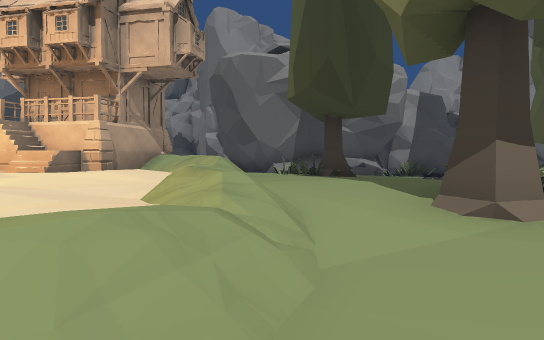
[1] (above)

24 first-person views from a walk through a 3-D level made in the Unity game engine. The camera is 1.4 m above the floor, tilts 2° down and sees 70° across. The floor is counted in squares, 2 m on a side. Each view is taken from the middle of a square. On the plan, view 1 faces up. The plan holds only what a view shows up to about 11 squares ahead; the rest is blank. The place goes on beyond the plan.

[2]
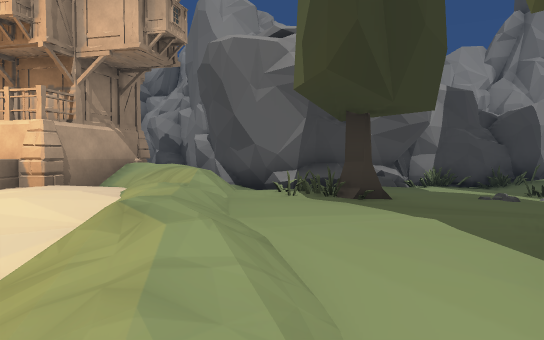

[3]
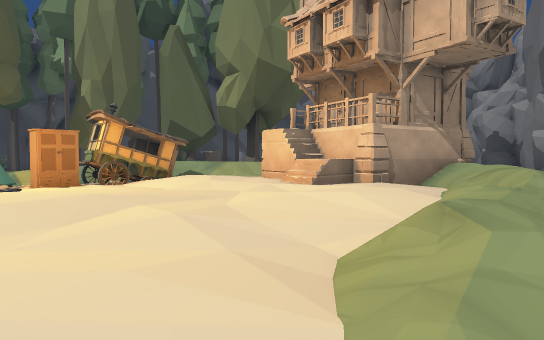

[4]
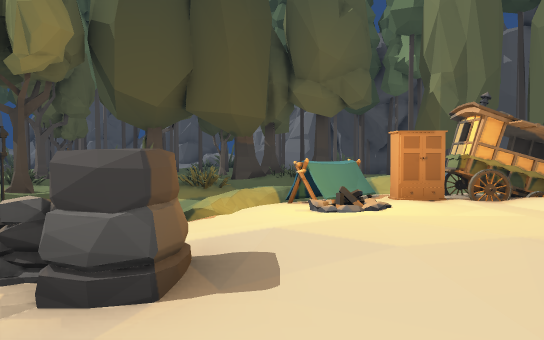

[5]
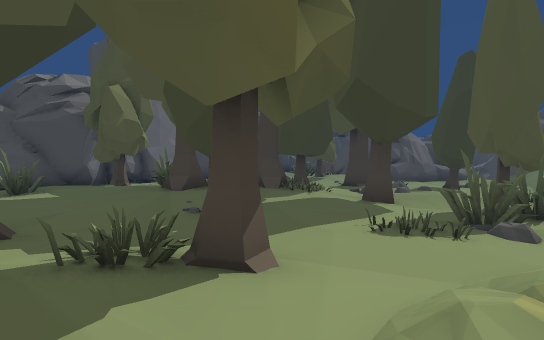

[6]
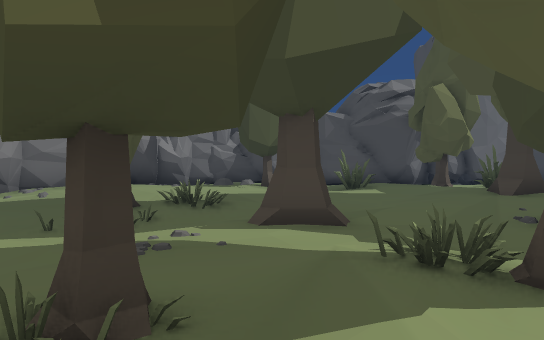

[7]
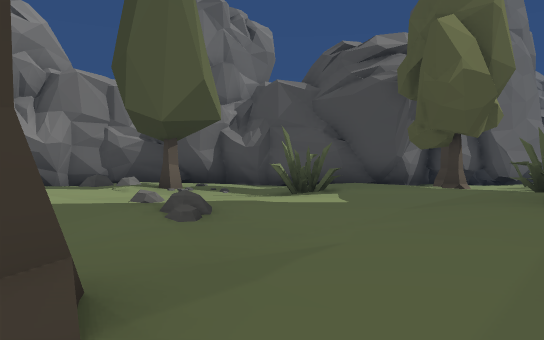

[8]
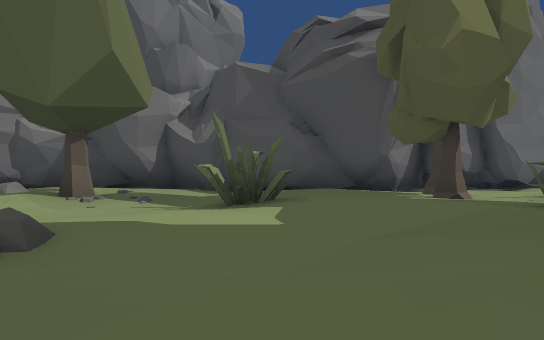

[9]
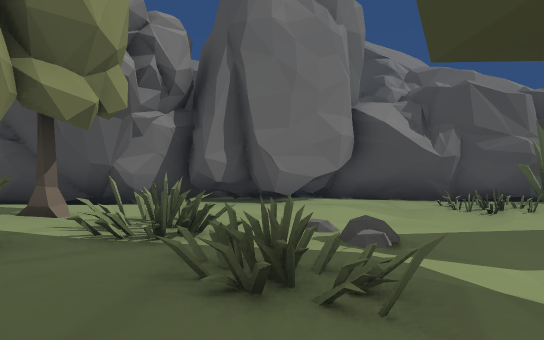

[10]
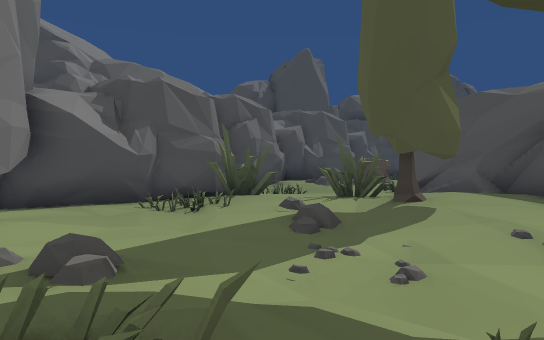

[11]
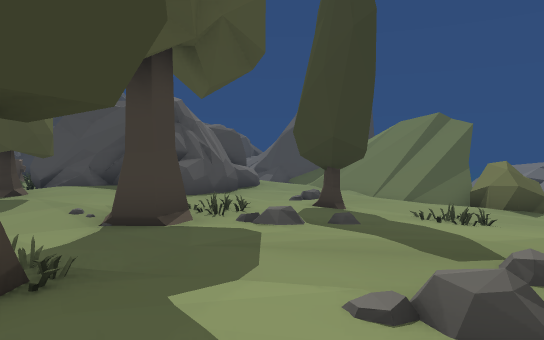

[12]
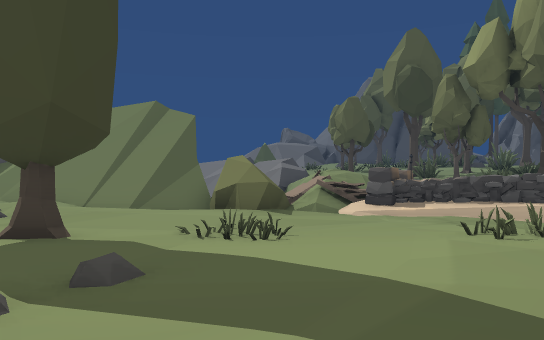

[13]
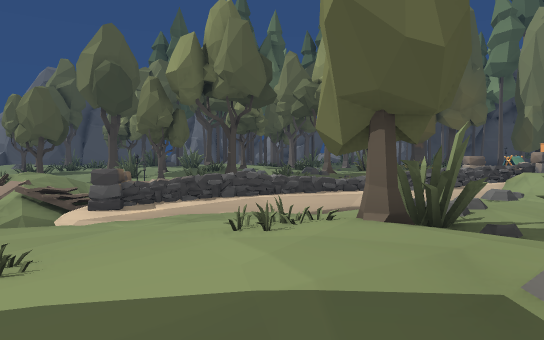

[14]
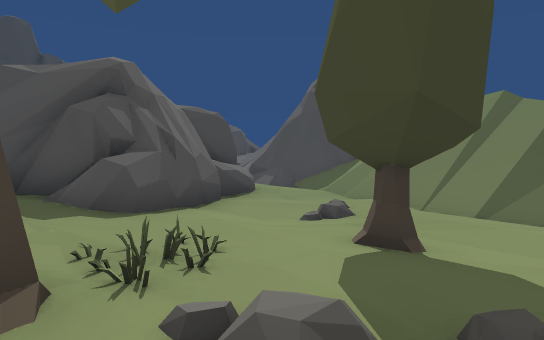

[15]
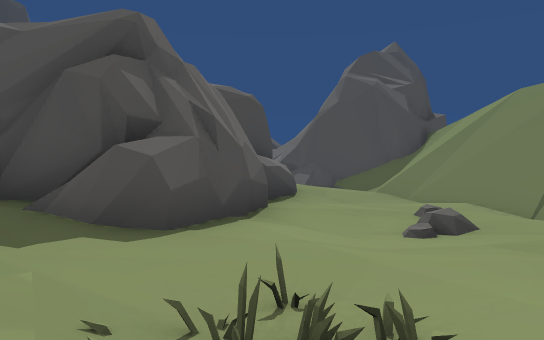

[16]
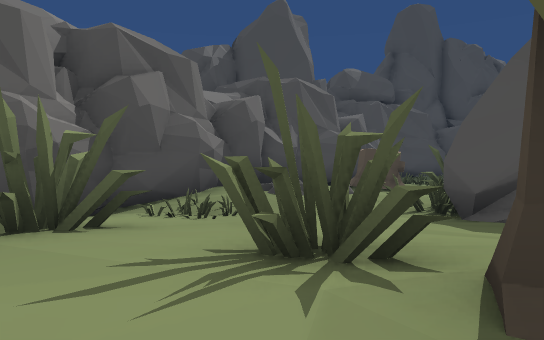

[17]
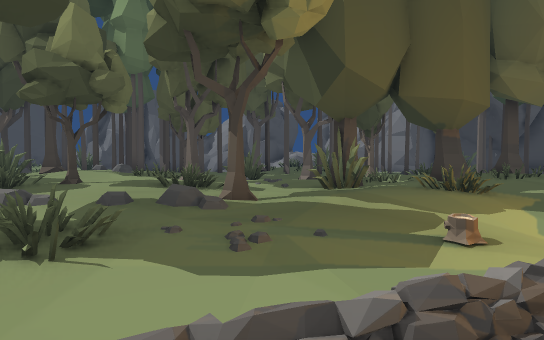

[18]
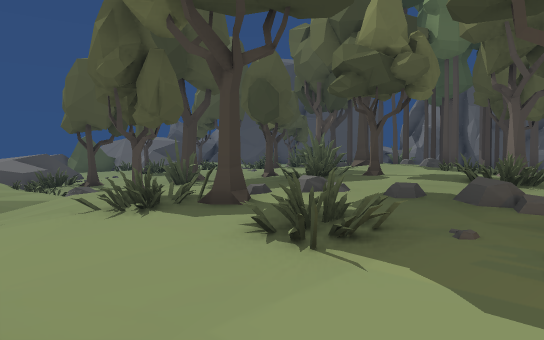

[19]
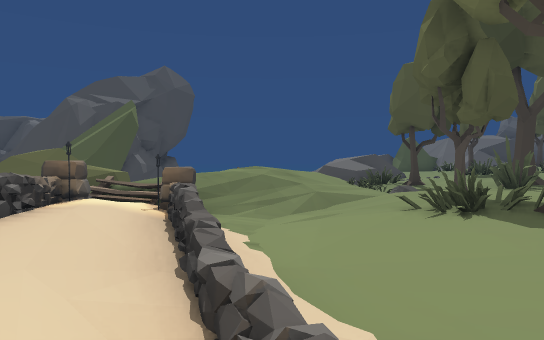

[20]
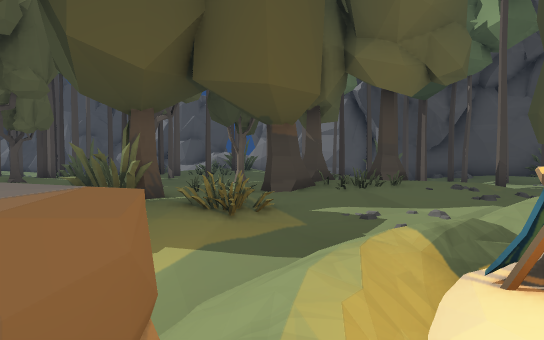

[21]
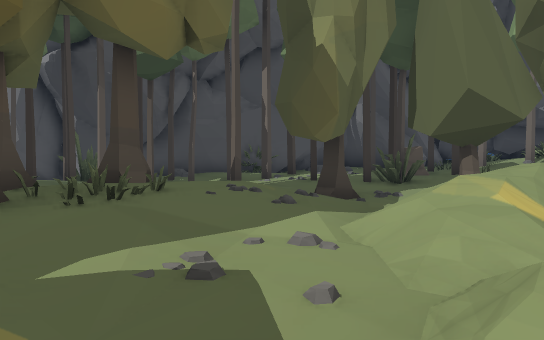

[22]
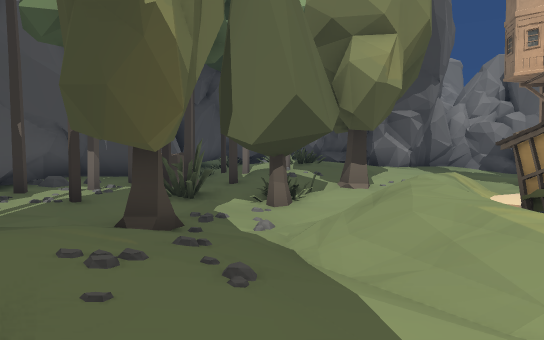

[23]
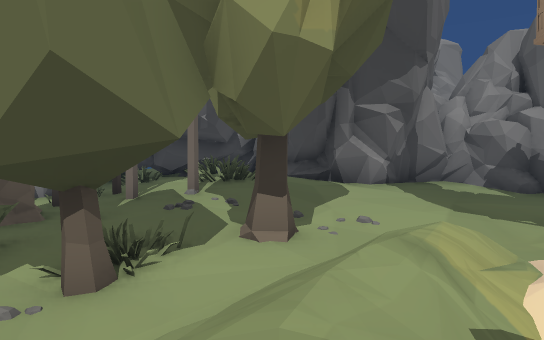

[24]
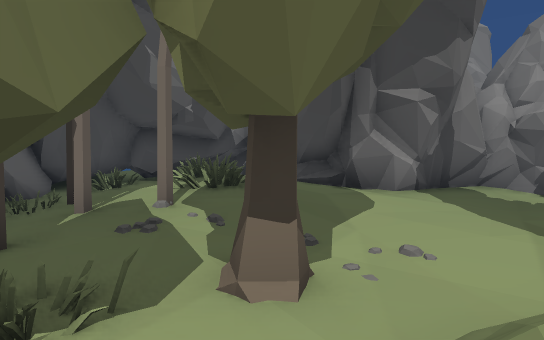

### Floor plan
Key: @ floor where view 1 was taken; # wall or solid block; . main floor; : floor 0.25 m higher than the main floor; - floor 0.25 m lower than the main floor; + floor 0.5 m higher than the main floor; _ floor 0.5 m lower than the main floor; * floor 0.75 m higher than the main floor; < floor 0.75 m lower than the main floor; % floor 1 m higher than the main floor; ( floor 1 m lower than the main floor; & floor 1.25 m higher than the main floor; ! floor 1.25 m lower than the main floor; / step, stairs or slope; = window, fence, low wall or low ledge; ^ raised ledge; v drop or lower ground; H house; T tree; E tent; S stump; P pine tree; R rock; O other object.
Columns run from 18 left of view 1 to 17 right of it. Each row starts with its distance up from view 1.
 19    #####
 18   ##*%
 17   #+O%O ## ####
 16   ##+*%&&###*+##
 15    #:*%O%%**++: #
 14   ##:+R%%**++:. #
 13 #.#S.:+#+++++:   #   ###O##O#
 12 #.#SS#:::::::    #####___-.:#
 11 ..#.O.O.T....  H  ### -__.::
 10 .P..O-T-.//.   H/   /----.::+  ##
  9  P---___/%/ HHH/%  O ...OT.::  .#
  8 P--_T_////.  HH://.....-//O.....##
  7 P P--__/%OO++::+:/:T....-//......#
  6 P  ...-/*OO::::++*:O...TT-....T..#
  5     :../*OO.:::::+:::../T-.+.....#
  4    T::./+.O:::::.//.TO..-.-..O..-#
  3    /+O.///E::+:.../-/.--......O. #
  2    T::..//...:...//-.--.....:... #
  1    ..T...-/...^  /_-.--T.::::T...##
  0   T.O..O..-_# =// @-O--..:TTO./.--#
 -1    ..TO...-_  =//__O_--..:+OO...-_##
 -2    T.TO...-_=- =___OO_-..TT:/O...-##
 -3   O .....-__</.=  ____T..::/O...--##
 -4  OO ..OT.-__<=-=(  O-..:..T///--.-#
 -5  .. T/O..-_<</_.=<_#O....-O-_------_
 -6  .TO:::..-O<<(_-=(<_T....---_-----_#
 -7    :::T.:-_<((=-=(<<__-----__/--O-_#
 -8    +:...-O_<((=-=(((</__-_T---..-O_#
 -9     :.O--T_<(((=^/(((O__-O-......OO#
-10    TO.--__T<(!!##/((<<<T_/-..TOO--_#
-11     OT-____<//////^^<<<___-....--_O#
-12        OO /<-/:/ ###(<<<<_##./--__-#
-13       T/  (_/:O  ##/(<<<<_#####/--.
-14           O/.=    #=/(<<<##    O-
-15                   ////<<<#     O---
-16                   ////((<^     OOSS
-17                    ////<_#
-18                    /////_
-19                     v###/

Positions as (right, up) in squares from view 1, and headings:
1: (0, 0), facing up
2: (0, 2), facing up
3: (0, 2), facing up-left
4: (-2, 2), facing left
5: (-1, 6), facing down-right
6: (-1, 6), facing right
7: (4, 4), facing right
8: (6, 3), facing right
9: (7, -3), facing right
10: (8, -3), facing down-right
11: (6, -2), facing down
12: (6, -5), facing down-left
13: (6, -6), facing left
14: (6, -6), facing down
15: (7, -8), facing down
16: (11, -8), facing down-right
17: (-4, -3), facing left
18: (-5, -3), facing down-left
19: (-5, -3), facing down
20: (-6, 1), facing left
21: (-9, 1), facing up-left
22: (-12, 2), facing up
23: (-10, 6), facing up
24: (-10, 8), facing up
